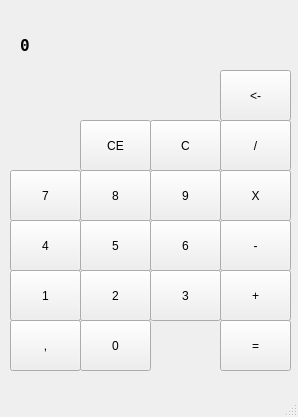
<?xml version="1.0" encoding="UTF-8"?>
<ui version="4.0">
 <class>MainWindow</class>
 <widget class="QMainWindow" name="MainWindow">
  <property name="geometry">
   <rect>
    <x>0</x>
    <y>0</y>
    <width>298</width>
    <height>417</height>
   </rect>
  </property>
  <property name="windowTitle">
   <string>MainWindow</string>
  </property>
  <widget class="QWidget" name="centralwidget">
   <widget class="QPushButton" name="pushButton_Del">
    <property name="geometry">
     <rect>
      <x>220</x>
      <y>70</y>
      <width>71</width>
      <height>51</height>
     </rect>
    </property>
    <property name="text">
     <string>&lt;-</string>
    </property>
   </widget>
   <widget class="QPushButton" name="pushButton_Div">
    <property name="geometry">
     <rect>
      <x>220</x>
      <y>120</y>
      <width>71</width>
      <height>51</height>
     </rect>
    </property>
    <property name="text">
     <string>/</string>
    </property>
   </widget>
   <widget class="QPushButton" name="pushButton_Mul">
    <property name="geometry">
     <rect>
      <x>220</x>
      <y>170</y>
      <width>71</width>
      <height>51</height>
     </rect>
    </property>
    <property name="text">
     <string>X</string>
    </property>
   </widget>
   <widget class="QPushButton" name="pushButton_Sub">
    <property name="geometry">
     <rect>
      <x>220</x>
      <y>220</y>
      <width>71</width>
      <height>51</height>
     </rect>
    </property>
    <property name="text">
     <string>-</string>
    </property>
   </widget>
   <widget class="QPushButton" name="pushButton_Som">
    <property name="geometry">
     <rect>
      <x>220</x>
      <y>270</y>
      <width>71</width>
      <height>51</height>
     </rect>
    </property>
    <property name="text">
     <string>+</string>
    </property>
   </widget>
   <widget class="QPushButton" name="pushButton_Igu">
    <property name="geometry">
     <rect>
      <x>220</x>
      <y>320</y>
      <width>71</width>
      <height>51</height>
     </rect>
    </property>
    <property name="text">
     <string>=</string>
    </property>
   </widget>
   <widget class="QPushButton" name="pushButton_C">
    <property name="geometry">
     <rect>
      <x>150</x>
      <y>120</y>
      <width>71</width>
      <height>51</height>
     </rect>
    </property>
    <property name="text">
     <string>C</string>
    </property>
   </widget>
   <widget class="QPushButton" name="pushButton_CE">
    <property name="geometry">
     <rect>
      <x>80</x>
      <y>120</y>
      <width>71</width>
      <height>51</height>
     </rect>
    </property>
    <property name="text">
     <string>CE</string>
    </property>
   </widget>
   <widget class="QPushButton" name="pushButton_7">
    <property name="geometry">
     <rect>
      <x>10</x>
      <y>170</y>
      <width>71</width>
      <height>51</height>
     </rect>
    </property>
    <property name="text">
     <string>7</string>
    </property>
   </widget>
   <widget class="QPushButton" name="pushButton_4">
    <property name="geometry">
     <rect>
      <x>10</x>
      <y>220</y>
      <width>71</width>
      <height>51</height>
     </rect>
    </property>
    <property name="text">
     <string>4</string>
    </property>
   </widget>
   <widget class="QPushButton" name="pushButton_1">
    <property name="geometry">
     <rect>
      <x>10</x>
      <y>270</y>
      <width>71</width>
      <height>51</height>
     </rect>
    </property>
    <property name="text">
     <string>1</string>
    </property>
   </widget>
   <widget class="QPushButton" name="pushButton_0">
    <property name="geometry">
     <rect>
      <x>80</x>
      <y>320</y>
      <width>71</width>
      <height>51</height>
     </rect>
    </property>
    <property name="text">
     <string>0</string>
    </property>
   </widget>
   <widget class="QPushButton" name="pushButton_Dec">
    <property name="geometry">
     <rect>
      <x>10</x>
      <y>320</y>
      <width>71</width>
      <height>51</height>
     </rect>
    </property>
    <property name="text">
     <string>,</string>
    </property>
   </widget>
   <widget class="QPushButton" name="pushButton_3">
    <property name="geometry">
     <rect>
      <x>150</x>
      <y>270</y>
      <width>71</width>
      <height>51</height>
     </rect>
    </property>
    <property name="text">
     <string>3</string>
    </property>
   </widget>
   <widget class="QPushButton" name="pushButton_6">
    <property name="geometry">
     <rect>
      <x>150</x>
      <y>220</y>
      <width>71</width>
      <height>51</height>
     </rect>
    </property>
    <property name="text">
     <string>6</string>
    </property>
   </widget>
   <widget class="QPushButton" name="pushButton_9">
    <property name="geometry">
     <rect>
      <x>150</x>
      <y>170</y>
      <width>71</width>
      <height>51</height>
     </rect>
    </property>
    <property name="text">
     <string>9</string>
    </property>
   </widget>
   <widget class="QPushButton" name="pushButton_8">
    <property name="geometry">
     <rect>
      <x>80</x>
      <y>170</y>
      <width>71</width>
      <height>51</height>
     </rect>
    </property>
    <property name="text">
     <string>8</string>
    </property>
   </widget>
   <widget class="QPushButton" name="pushButton_5">
    <property name="geometry">
     <rect>
      <x>80</x>
      <y>220</y>
      <width>71</width>
      <height>51</height>
     </rect>
    </property>
    <property name="text">
     <string>5</string>
    </property>
   </widget>
   <widget class="QPushButton" name="pushButton_2">
    <property name="geometry">
     <rect>
      <x>80</x>
      <y>270</y>
      <width>71</width>
      <height>51</height>
     </rect>
    </property>
    <property name="text">
     <string>2</string>
    </property>
   </widget>
   <widget class="QLabel" name="label_Res">
    <property name="geometry">
     <rect>
      <x>20</x>
      <y>30</y>
      <width>261</width>
      <height>31</height>
     </rect>
    </property>
    <property name="font">
     <font>
      <family>Terminal</family>
      <pointsize>12</pointsize>
      <bold>true</bold>
     </font>
    </property>
    <property name="text">
     <string>0</string>
    </property>
   </widget>
   <widget class="QLabel" name="label_Res2">
    <property name="geometry">
     <rect>
      <x>20</x>
      <y>11</y>
      <width>261</width>
      <height>20</height>
     </rect>
    </property>
    <property name="font">
     <font>
      <family>Terminal</family>
      <pointsize>9</pointsize>
     </font>
    </property>
    <property name="text">
     <string/>
    </property>
   </widget>
  </widget>
  <widget class="QMenuBar" name="menubar">
   <property name="geometry">
    <rect>
     <x>0</x>
     <y>0</y>
     <width>298</width>
     <height>21</height>
    </rect>
   </property>
  </widget>
  <widget class="QStatusBar" name="statusbar"/>
 </widget>
 <resources/>
 <connections/>
</ui>
